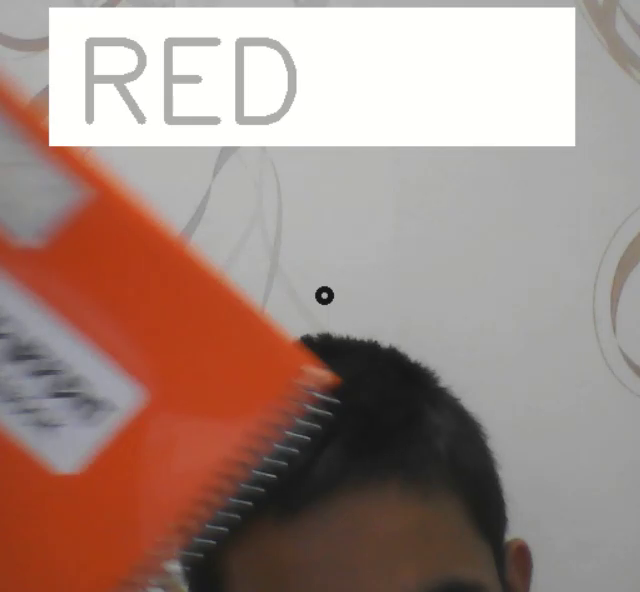
#> input picture frame 49 of Assignment 35/ouput/coler img.mp4, 640 x 592 px, given in place of the camera
$ python 4.py
#> lines starting #> are read from the running program, lines starting #| are printed output that depends on the picture
import numpy as np
import cv2

cap = cv2.VideoCapture(0)
_, frame = cap.read()
#> frame is the input picture: shape (592, 640, 3); mean B, G, R 132.7, 140.4, 163.7
rows = frame.shape[0]
#> rows = 592
cols = frame.shape[1]
#> cols = 640
text_size = 1
writer = cv2.VideoWriter("otput/Write_a_color.mp4", cv2.VideoWriter_fourcc(*'XVID'), 30, (cols, rows))
while True:
    ret,frame = cap.read()
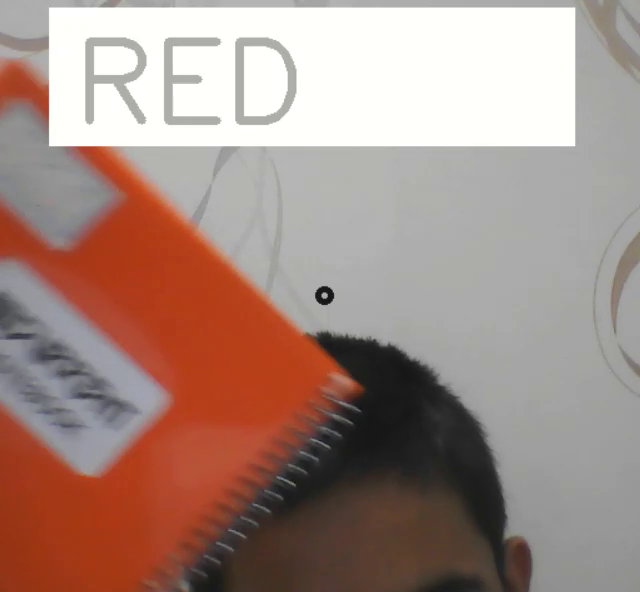
#> input picture frame 50 of Assignment 35/ouput/coler img.mp4, 640 x 592 px, given in place of the camera
#> frame is the input picture: shape (592, 640, 3); mean B, G, R 132.6, 140.6, 165.3
    frame = cv2.cvtColor(frame,cv2.COLOR_BGR2GRAY)
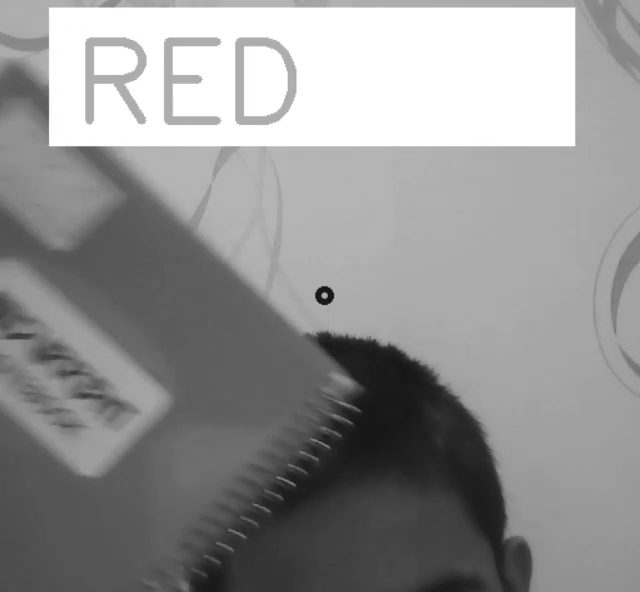
#> frame: shape (592, 640); min 15, max 255, mean 147.1
    me = frame[200:300,300:400]
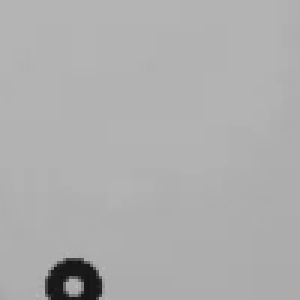
#> me: shape (100, 100) (shown 3 times larger); min 17, max 183, mean 173.6
    if ret == False:
        break
    camera_filter = np.ones((35,35))/1225
    frame = cv2.filter2D(frame,-1,camera_filter)
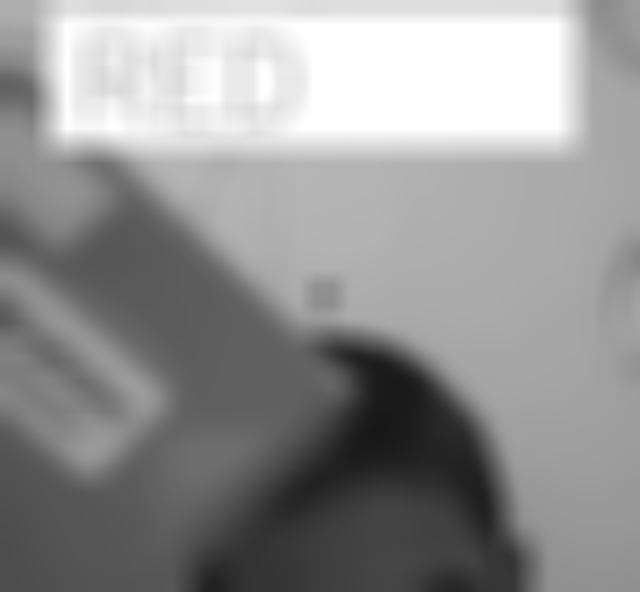
#> frame: shape (592, 640); min 24, max 255, mean 147.2
    frame[200:300,300:400] = me
    color_me = frame[200:300,300:400]
    # coler black
    if  0 < np.average(color_me) <= 85:
        cv2.rectangle(frame,(300,200), (400,300), (0, 0, 255),2)
        cv2.putText(frame,'Black',(50,50),cv2.FONT_ITALIC,1,(0,0,0),int(text_size))
    # coler gray
    elif 85 < np.average(color_me) <= 170:
        cv2.rectangle(frame,(300,200), (400,300), (127, 127, 127),2)
        cv2.putText(frame,'gray',(50,50),cv2.FONT_HERSHEY_SIMPLEX,1,(127,127,127),int(text_size))
    # coler white
    elif 170 < np.average(color_me) <= 255:
        cv2.rectangle(frame,(300,200), (400,300), (0, 0, 255),2)
        cv2.putText(frame,'white',(50,50),cv2.FONT_HERSHEY_SIMPLEX,1,(0, 0, 255),int(text_size ))
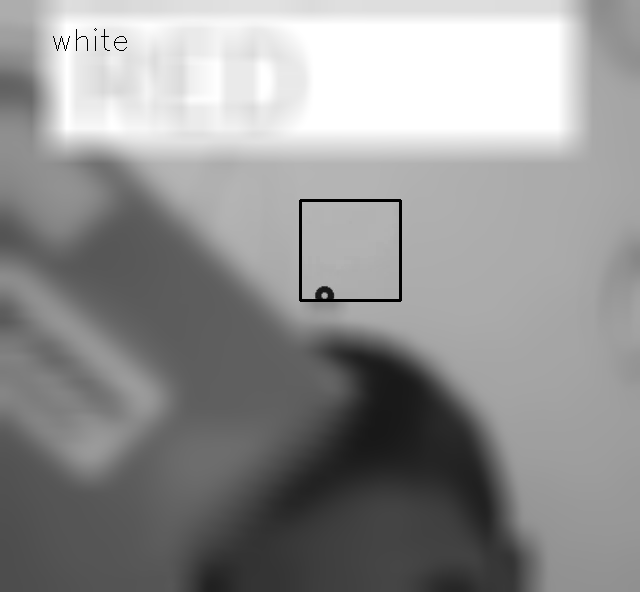
#> frame: shape (592, 640); min 0, max 255, mean 146.5
    # saev frmame
    writer.write(frame)
    cv2.imshow("result", frame)
    if cv2.waitKey(25) & 0xFF == ord('q'):
#> (key q is pressed here)
        break

writer.release()

$ run again, starting later in the video
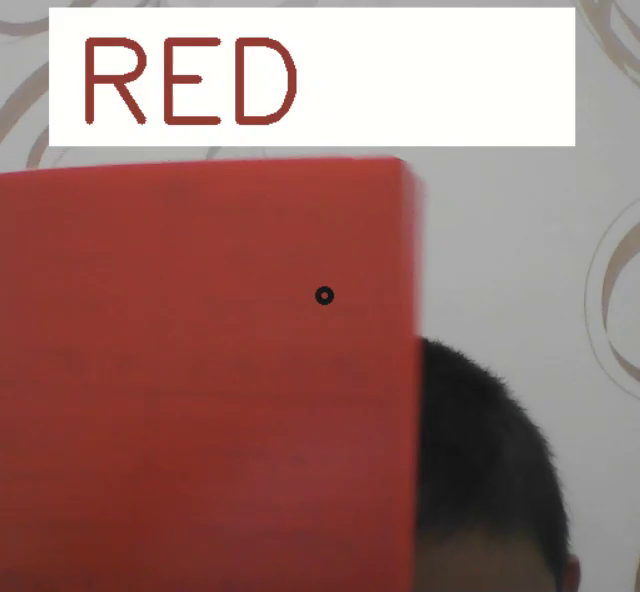
#> input picture frame 392 of Assignment 35/ouput/coler img.mp4, 640 x 592 px, given in place of the camera
#> frame is the input picture: shape (592, 640, 3); mean B, G, R 110.6, 115.2, 155.7
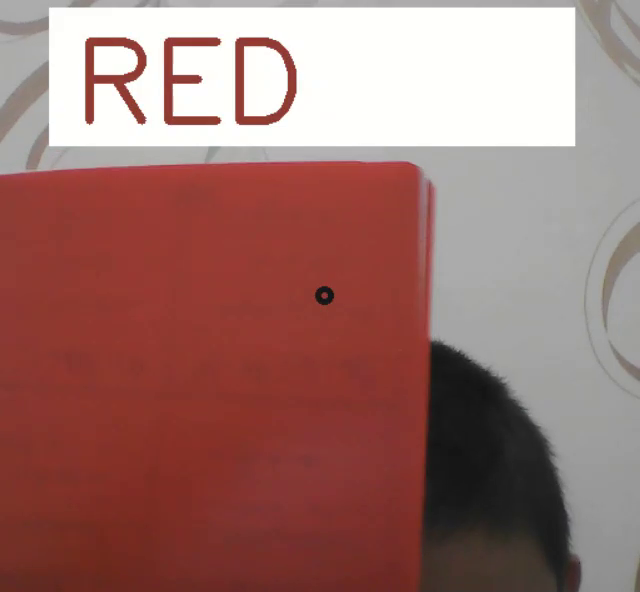
#> input picture frame 393 of Assignment 35/ouput/coler img.mp4, 640 x 592 px, given in place of the camera
#> frame is the input picture: shape (592, 640, 3); mean B, G, R 110.3, 115, 156.8
#> `cv2.putText(frame,'Black',(50,50),cv2.FONT_ITALIC,1,(0,0,0),int(text_s..`:
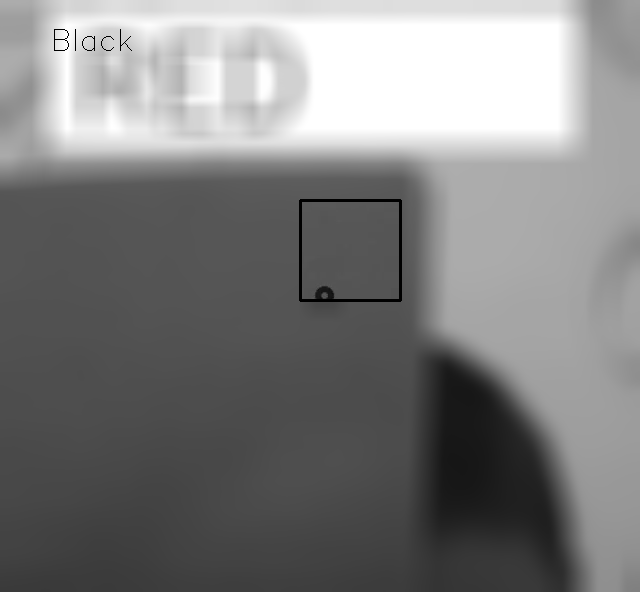
#> frame: shape (592, 640); min 0, max 255, mean 126.6
